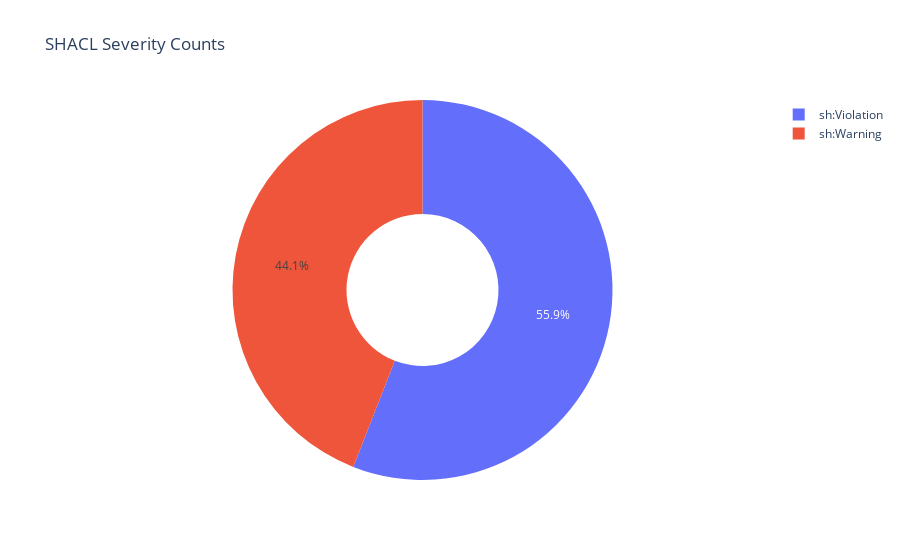

Notebook code for this chart:
### Code cell
fig = px.pie(dfc, values='Count', names='severity',  title='SHACL Severity Counts', hole = 0.4,)
fig.show()

### Figure 1 — Plotly figure (JSON) as saved in the notebook; plotly's stock layout.template omitted (floating-point values rounded to 4 significant figures)
{"data": [{"domain": {"x": [0.0, 1.0], "y": [0.0, 1.0]}, "hole": 0.4, "hovertemplate": "severity=%{label}<br>Count=%{value}<extra></extra>", "labels": ["sh:Violation", "sh:Warning"], "legendgroup": "", "name": "", "showlegend": true, "values": [2887, 2274], "type": "pie"}], "layout": {"legend": {"tracegroupgap": 0}, "title": {"text": "SHACL Severity Counts"}}}
